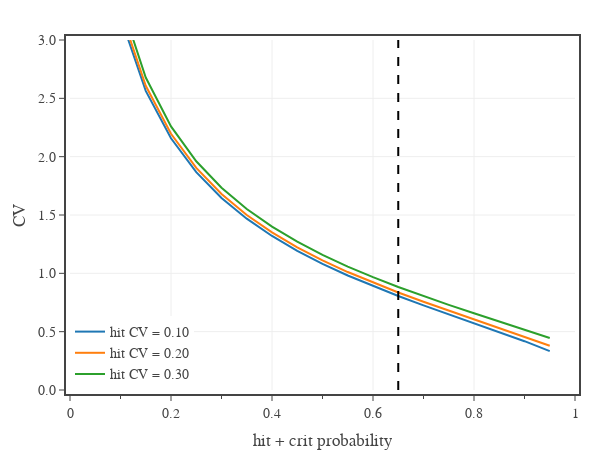

Notebook code for this chart:
### Code cell
# Attack damage CV vs hit probability

# create figure
fig = go.Figure(
    layout=go.Layout(
        template=tfb.FIG_TEMPLATE,
        margin=dict(l=70, r=25, b=60, t=40, pad=4),
        xaxis=dict(
            title_text='hit + crit probability',
            tick0=0, dtick=0.2,
            minor=dict(tick0=0, dtick=0.1),
            range=[0,1],
        ),
        yaxis=dict(
            title_text='CV',
            tickformat='.1f',
            range=[0,3],
        ),
        legend=dict(
            xanchor='left', yanchor='bottom',
            x=0.00, y=0.00,
            orientation='v',
            tracegroupgap=0,
        )
    )
)

c = 2.0
p_crit = 1.0/20
p_hit = np.linspace(0,18,19)/20.0
for CV in [0.1, 0.2, 0.3]:
    
    fig.add_trace(go.Scatter(
        x=p_crit + p_hit, 
        y=np.sqrt(((CV*CV)*(p_hit + 4*p_crit) + (p_hit + p_crit*c*c - (p_hit + p_crit*c)**2))/((p_hit + p_crit*c)**2)),
        name=f'hit CV = {CV:.2f}',
        mode='lines',
        hovertemplate=
            f'hit CV {CV:.2f}<br>'+
            'hit + crit probability %{x:.2f}<br>'+
            'attack CV %{y:.2f}<extra></extra>'
    ))

"""
# add approximate trendline
fig.add_trace(go.Scatter(
    x=p_crit + p_hit, 
    y=np.sqrt(1/p_hit - 1),
    mode='lines',
    showlegend=False,
    hoverinfo='skip',
    line=dict(color='black')
))
"""

fig.add_trace(go.Scatter(
    x=[0.65, 0.65], 
    y=[0,3],
    mode='lines',
    showlegend=False,
    hoverinfo='skip',
    line=dict(color='black', dash='dash')
))

# show figure
fig.update_layout(width=600, height=450, barmode='group')
fig.show(config=tfb.FIG_CONFIG)

# save figures
if SAVEFIGS:
    fig.update_layout(autosize=True, width=None, height=None)
    tfb.save_fig_html(fig, format='large', name=f'./fig-attack-cv-vs-hit-large')
    tfb.save_fig_html(fig, format='small', name=f'./fig-attack-cv-vs-hit-small')

### Figure 1 — Plotly figure (JSON) as saved in the notebook; plotly's stock layout.template omitted (floating-point values rounded to 4 significant figures)
{"data": [{"hovertemplate": "hit CV 0.10<br>hit + crit probability %{x:.2f}<br>attack CV %{y:.2f}<extra></extra>", "mode": "lines", "name": "hit CV = 0.10", "type": "scatter", "x": [0.05, 0.1, 0.15, 0.2, 0.25, 0.3, 0.35, 0.4, 0.45, 0.5, 0.55, 0.6, 0.65, 0.7, 0.75, 0.8, 0.85, 0.9, 0.95], "y": [4.382, 3.197, 2.564, 2.158, 1.868, 1.646, 1.468, 1.32, 1.193, 1.082, 0.9818, 0.8904, 0.8056, 0.7254, 0.6483, 0.5727, 0.4969, 0.4184, 0.3332]}, {"hovertemplate": "hit CV 0.20<br>hit + crit probability %{x:.2f}<br>attack CV %{y:.2f}<extra></extra>", "mode": "lines", "name": "hit CV = 0.20", "type": "scatter", "x": [0.05, 0.1, 0.15, 0.2, 0.25, 0.3, 0.35, 0.4, 0.45, 0.5, 0.55, 0.6, 0.65, 0.7, 0.75, 0.8, 0.85, 0.9, 0.95], "y": [4.45, 3.249, 2.608, 2.196, 1.903, 1.679, 1.5, 1.351, 1.223, 1.111, 1.011, 0.9199, 0.8354, 0.756, 0.6801, 0.6062, 0.5329, 0.4582, 0.3795]}, {"hovertemplate": "hit CV 0.30<br>hit + crit probability %{x:.2f}<br>attack CV %{y:.2f}<extra></extra>", "mode": "lines", "name": "hit CV = 0.30", "type": "scatter", "x": [0.05, 0.1, 0.15, 0.2, 0.25, 0.3, 0.35, 0.4, 0.45, 0.5, 0.55, 0.6, 0.65, 0.7, 0.75, 0.8, 0.85, 0.9, 0.95], "y": [4.561, 3.333, 2.679, 2.259, 1.961, 1.733, 1.551, 1.4, 1.271, 1.159, 1.058, 0.9669, 0.8829, 0.8044, 0.7299, 0.6582, 0.5879, 0.5178, 0.4461]}, {"hoverinfo": "skip", "line": {"color": "black", "dash": "dash"}, "mode": "lines", "showlegend": false, "type": "scatter", "x": [0.65, 0.65], "y": [0, 3]}], "layout": {"barmode": "group", "height": 450, "legend": {"orientation": "v", "tracegroupgap": 0, "x": 0, "xanchor": "left", "y": 0, "yanchor": "bottom"}, "margin": {"b": 60, "l": 70, "pad": 4, "r": 25, "t": 40}, "width": 600, "xaxis": {"dtick": 0.2, "minor": {"dtick": 0.1, "tick0": 0}, "range": [0, 1], "tick0": 0, "title": {"text": "hit + crit probability"}}, "yaxis": {"range": [0, 3], "tickformat": ".1f", "title": {"text": "CV"}}}}
